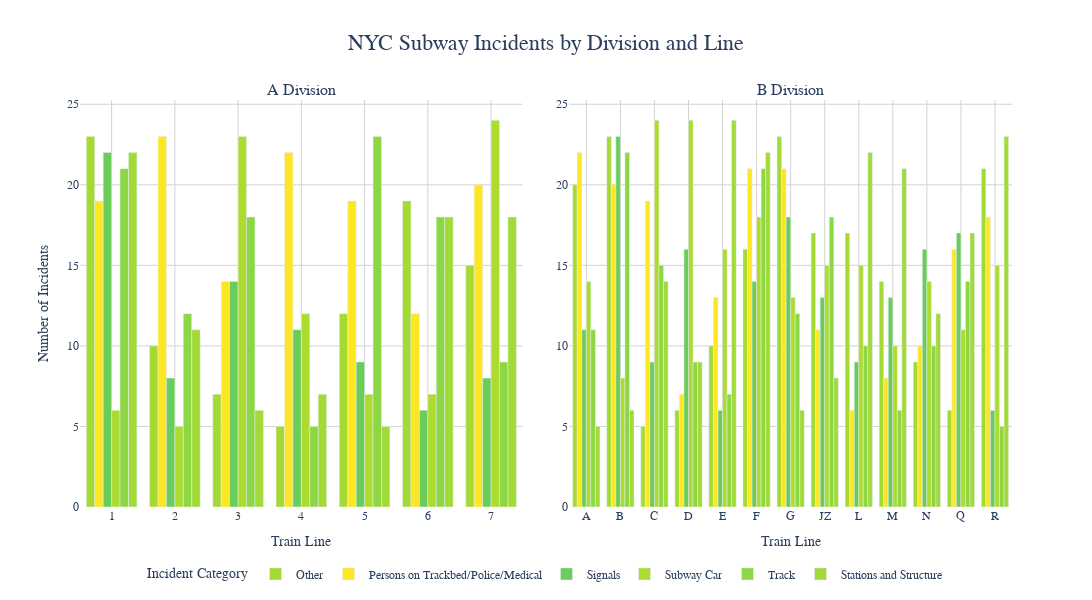

The notebook cell saved with this chart:
### Code cell
import pandas as pd
import plotly.graph_objects as go
import plotly.express as px
import numpy as np
from plotly.subplots import make_subplots
import matplotlib.cm as cm

def plot_subway_divisions():
    # Assuming df_analysis contains the data from your original DataFrame
    
    # Define the correct trains for each division
    division_trains = {
        'A Division': ['1', '2', '3', '4', '5', '6', '7'],
        'B Division': ['A', 'B', 'C', 'D', 'E', 'F', 'G', 'JZ', 'L', 'M', 'N', 'Q', 'R']
    }
    
    # Updated categories to match the second illustration
    categories = [
        'Other', 
        'Persons on Trackbed/Police/Medical', 
        'Signals', 
        'Subway Car', 
        'Track', 
        'Stations and Structure'
    ]
    
    # Filter the data to include only the specified trains for each division
    filtered_data = []
    for division, trains in division_trains.items():
        div_data = df_analysis[df_analysis['division'] == division]
        div_data = div_data[div_data['line'].isin(trains)]
        filtered_data.append(div_data)
    
    # Combine the filtered data
    filtered_df = pd.concat(filtered_data) if filtered_data else pd.DataFrame()
    
    # If there's no data, create dummy data for visualization purposes
    if filtered_df.empty:
        # Create dummy data with the correct structure
        divisions = []
        lines = []
        incident_categories = []
        counts = []
        
        # Add dummy data for each division and line
        for division, trains in division_trains.items():
            for train in trains:
                for category in categories:
                    divisions.append(division)
                    lines.append(train)
                    incident_categories.append(category)
                    # Random count between 5 and 25
                    counts.append(np.random.randint(5, 25))
        
        filtered_df = pd.DataFrame({
            'division': divisions,
            'line': lines,
            'category': incident_categories,
            'count': counts
        })
    
    # Aggregate by division, line, and category
    aggregated_data = filtered_df.groupby(['division', 'line', 'category'])['count'].sum().reset_index()
    
    # Normalize category counts for color mapping
    category_totals = aggregated_data.groupby('category')['count'].sum()
    normed_values = category_totals / category_totals.max()
    
    # Create color map using viridis
    color_mapping = {
        cat: f'rgb{tuple(int(x*255) for x in cm.viridis(normed_values[cat]))}' 
        for cat in categories
    }
    
    # Create a 2D plot with both divisions
    fig = make_subplots(
        rows=1, 
        cols=2,
        subplot_titles=list(division_trains.keys()),
        horizontal_spacing=0.05
    )
    
    # Add traces for each division
    for idx, (division, trains) in enumerate(division_trains.items(), 1):
        # Filter data for this division
        div_data = aggregated_data[aggregated_data['division'] == division]
        
        # Add bars for each category
        for category in categories:
            cat_data = div_data[div_data['category'] == category]
            
            # Skip if no data for this category
            if cat_data.empty:
                continue
                
            # Sort by line to ensure correct order
            cat_data = cat_data.sort_values('line')
            
            fig.add_trace(
                go.Bar(
                    x=cat_data['line'],
                    y=cat_data['count'],
                    name=category,
                    marker_color=color_mapping[category],
                    legendgroup=category,
                    showlegend=idx == 1,  # Show legend only for first division
                ),
                row=1, 
                col=idx
            )
    
    # Update layout
    fig.update_layout(
        barmode='group',
        title=dict(
            text='NYC Subway Incidents by Division and Line',
            font=dict(size=22, family='Arial, sans-serif'),
            x=0.5
        ),
        legend=dict(
            title=dict(text='Incident Category', font=dict(size=14)),
            orientation='h',
            yanchor='bottom',
            y=-0.2,
            xanchor='center',
            x=0.5
        ),
        height=600,
        width=1100,
        plot_bgcolor='white',
        font=dict(family='Arial, sans-serif')
    )
    
    # Update axes
    for i in range(1, 3):
        fig.update_xaxes(
            title_text='Train Line',
            row=1,
            col=i,
            tickfont=dict(size=12),
            tickangle=0,
            gridcolor='lightgray',
            showgrid=True
        )
        
        fig.update_yaxes(
            title_text='Number of Incidents' if i == 1 else '',
            row=1,
            col=i,
            tickfont=dict(size=12),
            gridcolor='lightgray',
            showgrid=True
        )
    
    # Add hover data
    fig.update_traces(
        hovertemplate="<b>%{x}</b><br>" +
                     "Category: %{data.name}<br>" +
                     "Incidents: %{y}<br>" +
                     "<extra></extra>"
    )
    
    return fig

# Create and show the figure
subway_divisions_plot = plot_subway_divisions()
subway_divisions_plot.show()

# Save to HTML
subway_divisions_plot.write_html(
    "nyc_subway_incidents_by_division_line.html",
    config={
        'displayModeBar': True,
        'displaylogo': False,
        'toImageButtonOptions': {
            'format': 'png',
            'filename': 'nyc_subway_incidents_by_division_line',
            'scale': 2
        }
    }
)

### Figure 1 — Plotly figure (JSON) as saved in the notebook; plotly's stock layout.template omitted (floating-point values rounded to 4 significant figures)
{"data": [{"hovertemplate": "<b>%{x}</b><br>Category: %{data.name}<br>Incidents: %{y}<br><extra></extra>", "legendgroup": "Other", "marker": {"color": "rgb(165, 218, 53, 255)"}, "name": "Other", "showlegend": true, "type": "bar", "x": ["1", "2", "3", "4", "5", "6", "7"], "xaxis": "x", "y": [23, 10, 7, 5, 12, 19, 15], "yaxis": "y"}, {"hovertemplate": "<b>%{x}</b><br>Category: %{data.name}<br>Incidents: %{y}<br><extra></extra>", "legendgroup": "Persons on Trackbed/Police/Medical", "marker": {"color": "rgb(253, 231, 36, 255)"}, "name": "Persons on Trackbed/Police/Medical", "showlegend": true, "type": "bar", "x": ["1", "2", "3", "4", "5", "6", "7"], "xaxis": "x", "y": [19, 23, 14, 22, 19, 12, 20], "yaxis": "y"}, {"hovertemplate": "<b>%{x}</b><br>Category: %{data.name}<br>Incidents: %{y}<br><extra></extra>", "legendgroup": "Signals", "marker": {"color": "rgb(107, 205, 89, 255)"}, "name": "Signals", "showlegend": true, "type": "bar", "x": ["1", "2", "3", "4", "5", "6", "7"], "xaxis": "x", "y": [22, 8, 14, 11, 9, 6, 8], "yaxis": "y"}, {"hovertemplate": "<b>%{x}</b><br>Category: %{data.name}<br>Incidents: %{y}<br><extra></extra>", "legendgroup": "Subway Car", "marker": {"color": "rgb(173, 220, 48, 255)"}, "name": "Subway Car", "showlegend": true, "type": "bar", "x": ["1", "2", "3", "4", "5", "6", "7"], "xaxis": "x", "y": [6, 5, 23, 12, 7, 7, 24], "yaxis": "y"}, {"hovertemplate": "<b>%{x}</b><br>Category: %{data.name}<br>Incidents: %{y}<br><extra></extra>", "legendgroup": "Track", "marker": {"color": "rgb(141, 214, 68, 255)"}, "name": "Track", "showlegend": true, "type": "bar", "x": ["1", "2", "3", "4", "5", "6", "7"], "xaxis": "x", "y": [21, 12, 18, 5, 23, 18, 9], "yaxis": "y"}, {"hovertemplate": "<b>%{x}</b><br>Category: %{data.name}<br>Incidents: %{y}<br><extra></extra>", "legendgroup": "Stations and Structure", "marker": {"color": "rgb(162, 218, 55, 255)"}, "name": "Stations and Structure", "showlegend": true, "type": "bar", "x": ["1", "2", "3", "4", "5", "6", "7"], "xaxis": "x", "y": [22, 11, 6, 7, 5, 18, 18], "yaxis": "y"}, {"hovertemplate": "<b>%{x}</b><br>Category: %{data.name}<br>Incidents: %{y}<br><extra></extra>", "legendgroup": "Other", "marker": {"color": "rgb(165, 218, 53, 255)"}, "name": "Other", "showlegend": false, "type": "bar", "x": ["A", "B", "C", "D", "E", "F", "G", "JZ", "L", "M", "N", "Q", "R"], "xaxis": "x2", "y": [20, 23, 5, 6, 10, 16, 23, 17, 17, 14, 9, 6, 21], "yaxis": "y2"}, {"hovertemplate": "<b>%{x}</b><br>Category: %{data.name}<br>Incidents: %{y}<br><extra></extra>", "legendgroup": "Persons on Trackbed/Police/Medical", "marker": {"color": "rgb(253, 231, 36, 255)"}, "name": "Persons on Trackbed/Police/Medical", "showlegend": false, "type": "bar", "x": ["A", "B", "C", "D", "E", "F", "G", "JZ", "L", "M", "N", "Q", "R"], "xaxis": "x2", "y": [22, 20, 19, 7, 13, 21, 21, 11, 6, 8, 10, 16, 18], "yaxis": "y2"}, {"hovertemplate": "<b>%{x}</b><br>Category: %{data.name}<br>Incidents: %{y}<br><extra></extra>", "legendgroup": "Signals", "marker": {"color": "rgb(107, 205, 89, 255)"}, "name": "Signals", "showlegend": false, "type": "bar", "x": ["A", "B", "C", "D", "E", "F", "G", "JZ", "L", "M", "N", "Q", "R"], "xaxis": "x2", "y": [11, 23, 9, 16, 6, 14, 18, 13, 9, 13, 16, 17, 6], "yaxis": "y2"}, {"hovertemplate": "<b>%{x}</b><br>Category: %{data.name}<br>Incidents: %{y}<br><extra></extra>", "legendgroup": "Subway Car", "marker": {"color": "rgb(173, 220, 48, 255)"}, "name": "Subway Car", "showlegend": false, "type": "bar", "x": ["A", "B", "C", "D", "E", "F", "G", "JZ", "L", "M", "N", "Q", "R"], "xaxis": "x2", "y": [14, 8, 24, 24, 16, 18, 13, 15, 15, 10, 14, 11, 15], "yaxis": "y2"}, {"hovertemplate": "<b>%{x}</b><br>Category: %{data.name}<br>Incidents: %{y}<br><extra></extra>", "legendgroup": "Track", "marker": {"color": "rgb(141, 214, 68, 255)"}, "name": "Track", "showlegend": false, "type": "bar", "x": ["A", "B", "C", "D", "E", "F", "G", "JZ", "L", "M", "N", "Q", "R"], "xaxis": "x2", "y": [11, 22, 15, 9, 7, 21, 12, 18, 10, 6, 10, 14, 5], "yaxis": "y2"}, {"hovertemplate": "<b>%{x}</b><br>Category: %{data.name}<br>Incidents: %{y}<br><extra></extra>", "legendgroup": "Stations and Structure", "marker": {"color": "rgb(162, 218, 55, 255)"}, "name": "Stations and Structure", "showlegend": false, "type": "bar", "x": ["A", "B", "C", "D", "E", "F", "G", "JZ", "L", "M", "N", "Q", "R"], "xaxis": "x2", "y": [5, 6, 14, 9, 24, 22, 6, 8, 22, 21, 12, 17, 23], "yaxis": "y2"}], "layout": {"annotations": [{"font": {"size": 16}, "showarrow": false, "text": "A Division", "x": 0.2375, "xanchor": "center", "xref": "paper", "y": 1, "yanchor": "bottom", "yref": "paper"}, {"font": {"size": 16}, "showarrow": false, "text": "B Division", "x": 0.7625, "xanchor": "center", "xref": "paper", "y": 1, "yanchor": "bottom", "yref": "paper"}], "barmode": "group", "font": {"family": "Arial, sans-serif"}, "height": 600, "legend": {"orientation": "h", "title": {"font": {"size": 14}, "text": "Incident Category"}, "x": 0.5, "xanchor": "center", "y": -0.2, "yanchor": "bottom"}, "plot_bgcolor": "white", "title": {"font": {"family": "Arial, sans-serif", "size": 22}, "text": "NYC Subway Incidents by Division and Line", "x": 0.5}, "width": 1100, "xaxis": {"anchor": "y", "domain": [0, 0.475], "gridcolor": "lightgray", "showgrid": true, "tickangle": 0, "tickfont": {"size": 12}, "title": {"text": "Train Line"}}, "xaxis2": {"anchor": "y2", "domain": [0.525, 1], "gridcolor": "lightgray", "showgrid": true, "tickangle": 0, "tickfont": {"size": 12}, "title": {"text": "Train Line"}}, "yaxis": {"anchor": "x", "domain": [0, 1], "gridcolor": "lightgray", "showgrid": true, "tickfont": {"size": 12}, "title": {"text": "Number of Incidents"}}, "yaxis2": {"anchor": "x2", "domain": [0, 1], "gridcolor": "lightgray", "showgrid": true, "tickfont": {"size": 12}, "title": {"text": ""}}}}
